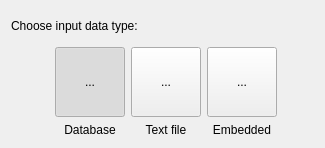
<?xml version="1.0" encoding="UTF-8"?>
<ui version="4.0">
 <class>InputDataType</class>
 <widget class="QDialog" name="InputDataType">
  <property name="geometry">
   <rect>
    <x>0</x>
    <y>0</y>
    <width>325</width>
    <height>148</height>
   </rect>
  </property>
  <property name="windowTitle">
   <string>Dialog</string>
  </property>
  <layout class="QGridLayout" name="gridLayout">
   <item row="0" column="0" colspan="3">
    <widget class="QLabel" name="label">
     <property name="text">
      <string>Choose input data type:</string>
     </property>
    </widget>
   </item>
   <item row="1" column="0">
    <spacer name="horizontalSpacer">
     <property name="orientation">
      <enum>Qt::Horizontal</enum>
     </property>
     <property name="sizeHint" stdset="0">
      <size>
       <width>19</width>
       <height>20</height>
      </size>
     </property>
    </spacer>
   </item>
   <item row="1" column="1">
    <layout class="QVBoxLayout" name="verticalLayout_2">
     <item>
      <widget class="QToolButton" name="toolButtonDatabase">
       <property name="minimumSize">
        <size>
         <width>70</width>
         <height>70</height>
        </size>
       </property>
       <property name="maximumSize">
        <size>
         <width>70</width>
         <height>70</height>
        </size>
       </property>
       <property name="text">
        <string>...</string>
       </property>
       <property name="icon">
        <iconset resource="Resources.qrc">
         <normaloff>:/NetworkPlus.png</normaloff>:/NetworkPlus.png</iconset>
       </property>
       <property name="iconSize">
        <size>
         <width>60</width>
         <height>60</height>
        </size>
       </property>
       <property name="checkable">
        <bool>true</bool>
       </property>
       <property name="checked">
        <bool>true</bool>
       </property>
       <property name="autoExclusive">
        <bool>true</bool>
       </property>
      </widget>
     </item>
     <item>
      <widget class="QLabel" name="label_2">
       <property name="text">
        <string>Database</string>
       </property>
       <property name="alignment">
        <set>Qt::AlignCenter</set>
       </property>
      </widget>
     </item>
    </layout>
   </item>
   <item row="1" column="2">
    <layout class="QVBoxLayout" name="verticalLayout">
     <item>
      <widget class="QToolButton" name="toolButtonTextFile">
       <property name="minimumSize">
        <size>
         <width>70</width>
         <height>70</height>
        </size>
       </property>
       <property name="maximumSize">
        <size>
         <width>70</width>
         <height>70</height>
        </size>
       </property>
       <property name="text">
        <string>...</string>
       </property>
       <property name="icon">
        <iconset resource="Resources.qrc">
         <normaloff>:/text_file_icon_v2.png</normaloff>:/text_file_icon_v2.png</iconset>
       </property>
       <property name="iconSize">
        <size>
         <width>60</width>
         <height>60</height>
        </size>
       </property>
       <property name="checkable">
        <bool>true</bool>
       </property>
       <property name="autoExclusive">
        <bool>true</bool>
       </property>
      </widget>
     </item>
     <item>
      <widget class="QLabel" name="label_3">
       <property name="text">
        <string>Text file</string>
       </property>
       <property name="alignment">
        <set>Qt::AlignCenter</set>
       </property>
      </widget>
     </item>
    </layout>
   </item>
   <item row="1" column="3">
    <layout class="QVBoxLayout" name="verticalLayout_3">
     <item>
      <widget class="QToolButton" name="toolButtonEmbedded">
       <property name="minimumSize">
        <size>
         <width>70</width>
         <height>70</height>
        </size>
       </property>
       <property name="maximumSize">
        <size>
         <width>70</width>
         <height>70</height>
        </size>
       </property>
       <property name="text">
        <string>...</string>
       </property>
       <property name="icon">
        <iconset resource="Resources.qrc">
         <normaloff>:/Embedded.png</normaloff>:/Embedded.png</iconset>
       </property>
       <property name="iconSize">
        <size>
         <width>60</width>
         <height>60</height>
        </size>
       </property>
       <property name="checkable">
        <bool>true</bool>
       </property>
       <property name="autoExclusive">
        <bool>true</bool>
       </property>
      </widget>
     </item>
     <item>
      <widget class="QLabel" name="label_4">
       <property name="text">
        <string>Embedded</string>
       </property>
       <property name="alignment">
        <set>Qt::AlignCenter</set>
       </property>
      </widget>
     </item>
    </layout>
   </item>
   <item row="1" column="4">
    <spacer name="horizontalSpacer_2">
     <property name="orientation">
      <enum>Qt::Horizontal</enum>
     </property>
     <property name="sizeHint" stdset="0">
      <size>
       <width>20</width>
       <height>20</height>
      </size>
     </property>
    </spacer>
   </item>
  </layout>
 </widget>
 <resources>
  <include location="Resources.qrc"/>
 </resources>
 <connections/>
</ui>
